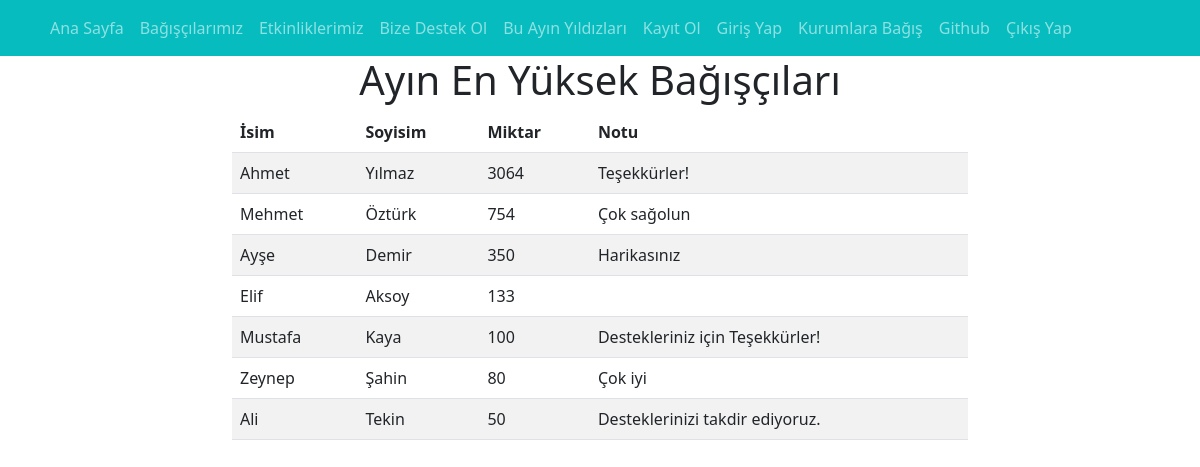
The page /enyuksekler.php on the database its author committed.
### tables this page shows
CREATE TABLE `bagisci` (
  `id` int(11) NOT NULL,
  `isim` varchar(30) NOT NULL,
  `soyisim` varchar(30) NOT NULL,
  `email` varchar(30) NOT NULL,
  `sifre` varchar(30) NOT NULL,
  `miktar` float NOT NULL,
  `tarih` date NOT NULL,
  `bagisci_not` varchar(50) NOT NULL
);

### enyuksekler.php (the view, shortened to what this page needs)
<?php
include_once "index.php";
$sql = "SELECT * FROM `bagisci` ORDER BY `miktar` DESC";
$cevap = mysqli_query($db, $sql);
?>
<html>
<head>
    <link rel="stylesheet" href="https://cdn.jsdelivr.net/npm/bootstrap@5.3.0-alpha3/dist/css/bootstrap.min.css">
</head>
<body>
    <div class="container">
        <h1 class="text-center"> Ayın En Yüksek Bağışçıları</h1>
        <div class="row justify-content-center">
            <div class="col-md-8">
                <table class="table table-striped">
                    <thead>
                        <tr>
                            <th scope="col">İsim</th>
                            <th scope="col">Soyisim</th>
                            <th scope="col">Miktar</th>
                            <th scope="col">Notu</th>
                        </tr>
                    </thead>
                    <tbody>
                        <?php while($gelen=mysqli_fetch_array($cevap)){ ?>
                            <?php if($gelen['miktar'] != 0){ ?>
                                <tr>
                                    <td><?php echo $gelen['isim']; ?></td>
                                    <td><?php echo $gelen['soyisim']; ?></td>
                                    <td><?php echo $gelen['miktar']; ?></td>
                                    <td><?php echo $gelen['bagisci_not']; ?></td>
                                </tr>
                            <?php } ?>
                        <?php } ?>
                    </tbody>
                </table>
            </div>
        </div>
    </div>
    </body>
     </html>

### index.php (shortened to what this page needs)
<!DOCTYPE html>
<html>
<head>
    <link rel="stylesheet" href="https://cdn.jsdelivr.net/npm/bootstrap@5.3.0-alpha3/dist/css/bootstrap.min.css" rel="stylesheet">
</head>
<body>
    <nav class="navbar navbar-expand-lg navbar-dark" style="background-color: #06bcbf;">
        <div class="container">
            <div id="navbarim">
                <ul class="navbar-nav">
                    <li class="nav-item">
                        <a class="nav-link" href="anasayfa.php">Ana Sayfa</a>
                    </li>
                    <li class="nav-item">
                        <a class="nav-link" href="listele.php">Bağışçılarımız</a>
                    </li>
                    <li class="nav-item">
                        <a class="nav-link" href="etkinlikler.php">Etkinliklerimiz</a>
                    </li>
                    <li class="nav-item">
                        <a class="nav-link" href="destek.php"> Bize Destek Ol</a>
                    </li>
                    <li class="nav-item">
                        <a class="nav-link" href="enyuksekler.php">Bu Ayın Yıldızları</a>
                    </li>
                    <li class="nav-item">
                        <a class="nav-link" href="kayitol.php">Kayıt Ol</a>
                    </li>
                    <li class="nav-item">
                        <a class="nav-link" href="girisyap.php">Giriş Yap</a>
                    </li>
                    <li class="nav-item">
                        <a class="nav-link" href="kurumlar.php">Kurumlara Bağış</a>
                    </li>
                    <li class="nav-item">
                        <a target="_blank" class="nav-link" href="https://github.com/y-eren">Github</a>
                    </li>
                    <li class="nav-item">
                        <a class="nav-link" href="cikisyap.php">Çıkış Yap</a>
                    </li>
                </ul>
            </div>
        </div>
    </nav>
</body>
</html>

### rows shown on the page
bagisci: isim "Ahmet", soyisim "Yılmaz", miktar "3064", bagisci_not "Teşekkürler!"
bagisci: isim "Mehmet", soyisim "Öztürk", miktar "754", bagisci_not "Çok sağolun"
bagisci: isim "Ayşe", soyisim "Demir", miktar "350", bagisci_not "Harikasınız"
bagisci: isim "Elif", soyisim "Aksoy", miktar "133"
bagisci: isim "Mustafa", soyisim "Kaya", miktar "100", bagisci_not "Destekleriniz için Teşekkürler!"
bagisci: isim "Zeynep", soyisim "Şahin", miktar "80", bagisci_not "Çok iyi"
bagisci: isim "Ali", soyisim "Tekin", miktar "50", bagisci_not "Desteklerinizi takdir ediyoruz."
